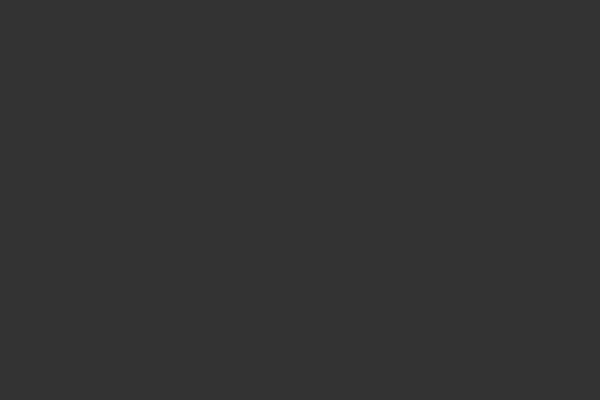
Frame 1 (no input)
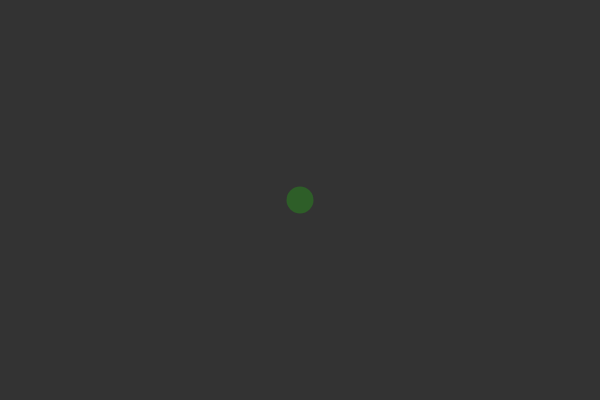
Frame 60 (no input)
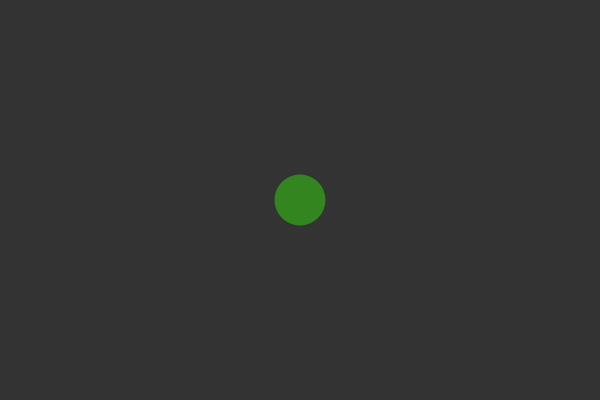
Frame 120 (the mouse pressed at the canvas centre since frame 60)

The p5.js sketch that drew these frames (run headless with seeded random() and noise() and a simulated clock; from frame 60 on, the mouse is pressed at the canvas centre):

// p5.js sketch
// ── sketch.js
var x = 0;
var grow = 3;

function setup() {
  createCanvas(600, 400);
}

function draw() {
  background(51);
  noStroke();
  fill(x, 255, 0, x * 2);
  ellipse(width / 2, height / 2, x, x);

  if (x > 50) {
    grow = -3;
  } else if (x < 3) {
    grow = 3;
  }
  x = x + grow;
}
